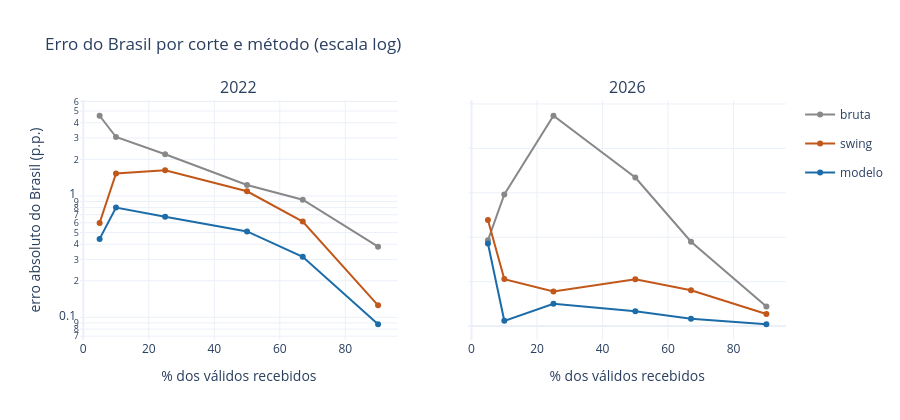
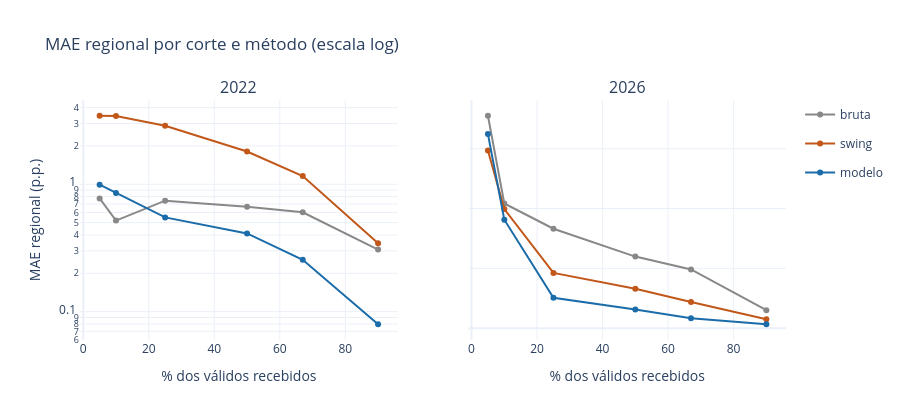

Notebook source saved alongside these figures, in order:
### Code cell
fig = G.erro_por_corte(TAB_ERROS, ANOS, "erro_brasil_pp", "erro absoluto do Brasil (p.p.)", "Erro do Brasil por corte e método (escala log)")
G.salvar(fig, FIG / "apuracao_erro_brasil.html"); fig.show()
fig = G.erro_por_corte(TAB_ERROS, ANOS, "mae_regional_pp", "MAE regional (p.p.)", "MAE regional por corte e método (escala log)")
G.salvar(fig, FIG / "apuracao_mae_regional.html"); fig.show()

### Figure 1 — Plotly figure (JSON) as saved in the notebook; plotly's stock layout.template omitted (floating-point values rounded to 4 significant figures)
{"data": [{"legendgroup": "bruta", "line": {"color": "#888888"}, "mode": "lines+markers", "name": "bruta", "showlegend": true, "type": "scatter", "x": [5, 10, 25, 50, 67, 90], "xaxis": "x", "y": [4.572, 3.054, 2.2, 1.228, 0.9295, 0.3819], "yaxis": "y"}, {"legendgroup": "swing", "line": {"color": "#c2571a"}, "mode": "lines+markers", "name": "swing", "showlegend": true, "type": "scatter", "x": [5, 10, 25, 50, 67, 90], "xaxis": "x", "y": [0.5995, 1.532, 1.625, 1.091, 0.6142, 0.1254], "yaxis": "y"}, {"legendgroup": "modelo", "line": {"color": "#1b6ca8"}, "mode": "lines+markers", "name": "modelo", "showlegend": true, "type": "scatter", "x": [5, 10, 25, 50, 67, 90], "xaxis": "x", "y": [0.4424, 0.8008, 0.6745, 0.5097, 0.3154, 0.08769], "yaxis": "y"}, {"legendgroup": "bruta", "line": {"color": "#888888"}, "mode": "lines+markers", "name": "bruta", "showlegend": false, "type": "scatter", "x": [5, 10, 25, 50, 67, 90], "xaxis": "x2", "y": [0.9653, 1.482, 2.367, 1.672, 0.9492, 0.2217], "yaxis": "y2"}, {"legendgroup": "swing", "line": {"color": "#c2571a"}, "mode": "lines+markers", "name": "swing", "showlegend": false, "type": "scatter", "x": [5, 10, 25, 50, 67, 90], "xaxis": "x2", "y": [1.193, 0.529, 0.3894, 0.5281, 0.4042, 0.1358], "yaxis": "y2"}, {"legendgroup": "modelo", "line": {"color": "#1b6ca8"}, "mode": "lines+markers", "name": "modelo", "showlegend": false, "type": "scatter", "x": [5, 10, 25, 50, 67, 90], "xaxis": "x2", "y": [0.9303, 0.05961, 0.2521, 0.1665, 0.08286, 0.0211], "yaxis": "y2"}], "layout": {"annotations": [{"font": {"size": 16}, "showarrow": false, "text": "2022", "x": 0.225, "xanchor": "center", "xref": "paper", "y": 1.0, "yanchor": "bottom", "yref": "paper"}, {"font": {"size": 16}, "showarrow": false, "text": "2026", "x": 0.775, "xanchor": "center", "xref": "paper", "y": 1.0, "yanchor": "bottom", "yref": "paper"}], "height": 420, "title": {"text": "Erro do Brasil por corte e método (escala log)"}, "xaxis": {"anchor": "y", "domain": [0.0, 0.45], "title": {"text": "% dos válidos recebidos"}}, "xaxis2": {"anchor": "y2", "domain": [0.55, 1.0], "title": {"text": "% dos válidos recebidos"}}, "yaxis": {"anchor": "x", "domain": [0.0, 1.0], "title": {"text": "erro absoluto do Brasil (p.p.)"}, "type": "log"}, "yaxis2": {"anchor": "x2", "domain": [0.0, 1.0], "matches": "y", "showticklabels": false}}}

### Figure 2 — Plotly figure (JSON) as saved in the notebook; plotly's stock layout.template omitted (floating-point values rounded to 4 significant figures)
{"data": [{"legendgroup": "bruta", "line": {"color": "#888888"}, "mode": "lines+markers", "name": "bruta", "showlegend": true, "type": "scatter", "x": [5, 10, 25, 50, 67, 90], "xaxis": "x", "y": [0.7742, 0.5186, 0.7434, 0.6646, 0.6021, 0.3068], "yaxis": "y"}, {"legendgroup": "swing", "line": {"color": "#c2571a"}, "mode": "lines+markers", "name": "swing", "showlegend": true, "type": "scatter", "x": [5, 10, 25, 50, 67, 90], "xaxis": "x", "y": [3.45, 3.427, 2.882, 1.808, 1.159, 0.344], "yaxis": "y"}, {"legendgroup": "modelo", "line": {"color": "#1b6ca8"}, "mode": "lines+markers", "name": "modelo", "showlegend": true, "type": "scatter", "x": [5, 10, 25, 50, 67, 90], "xaxis": "x", "y": [0.9923, 0.8536, 0.5492, 0.411, 0.2549, 0.0796], "yaxis": "y"}, {"legendgroup": "bruta", "line": {"color": "#888888"}, "mode": "lines+markers", "name": "bruta", "showlegend": false, "type": "scatter", "x": [5, 10, 25, 50, 67, 90], "xaxis": "x2", "y": [1.776, 1.042, 0.8313, 0.5985, 0.4909, 0.1508], "yaxis": "y2"}, {"legendgroup": "swing", "line": {"color": "#c2571a"}, "mode": "lines+markers", "name": "swing", "showlegend": false, "type": "scatter", "x": [5, 10, 25, 50, 67, 90], "xaxis": "x2", "y": [1.486, 0.9956, 0.4623, 0.3291, 0.2192, 0.07496], "yaxis": "y2"}, {"legendgroup": "modelo", "line": {"color": "#1b6ca8"}, "mode": "lines+markers", "name": "modelo", "showlegend": false, "type": "scatter", "x": [5, 10, 25, 50, 67, 90], "xaxis": "x2", "y": [1.622, 0.907, 0.2542, 0.1567, 0.08245, 0.03302], "yaxis": "y2"}], "layout": {"annotations": [{"font": {"size": 16}, "showarrow": false, "text": "2022", "x": 0.225, "xanchor": "center", "xref": "paper", "y": 1.0, "yanchor": "bottom", "yref": "paper"}, {"font": {"size": 16}, "showarrow": false, "text": "2026", "x": 0.775, "xanchor": "center", "xref": "paper", "y": 1.0, "yanchor": "bottom", "yref": "paper"}], "height": 420, "title": {"text": "MAE regional por corte e método (escala log)"}, "xaxis": {"anchor": "y", "domain": [0.0, 0.45], "title": {"text": "% dos válidos recebidos"}}, "xaxis2": {"anchor": "y2", "domain": [0.55, 1.0], "title": {"text": "% dos válidos recebidos"}}, "yaxis": {"anchor": "x", "domain": [0.0, 1.0], "title": {"text": "MAE regional (p.p.)"}, "type": "log"}, "yaxis2": {"anchor": "x2", "domain": [0.0, 1.0], "matches": "y", "showticklabels": false}}}
